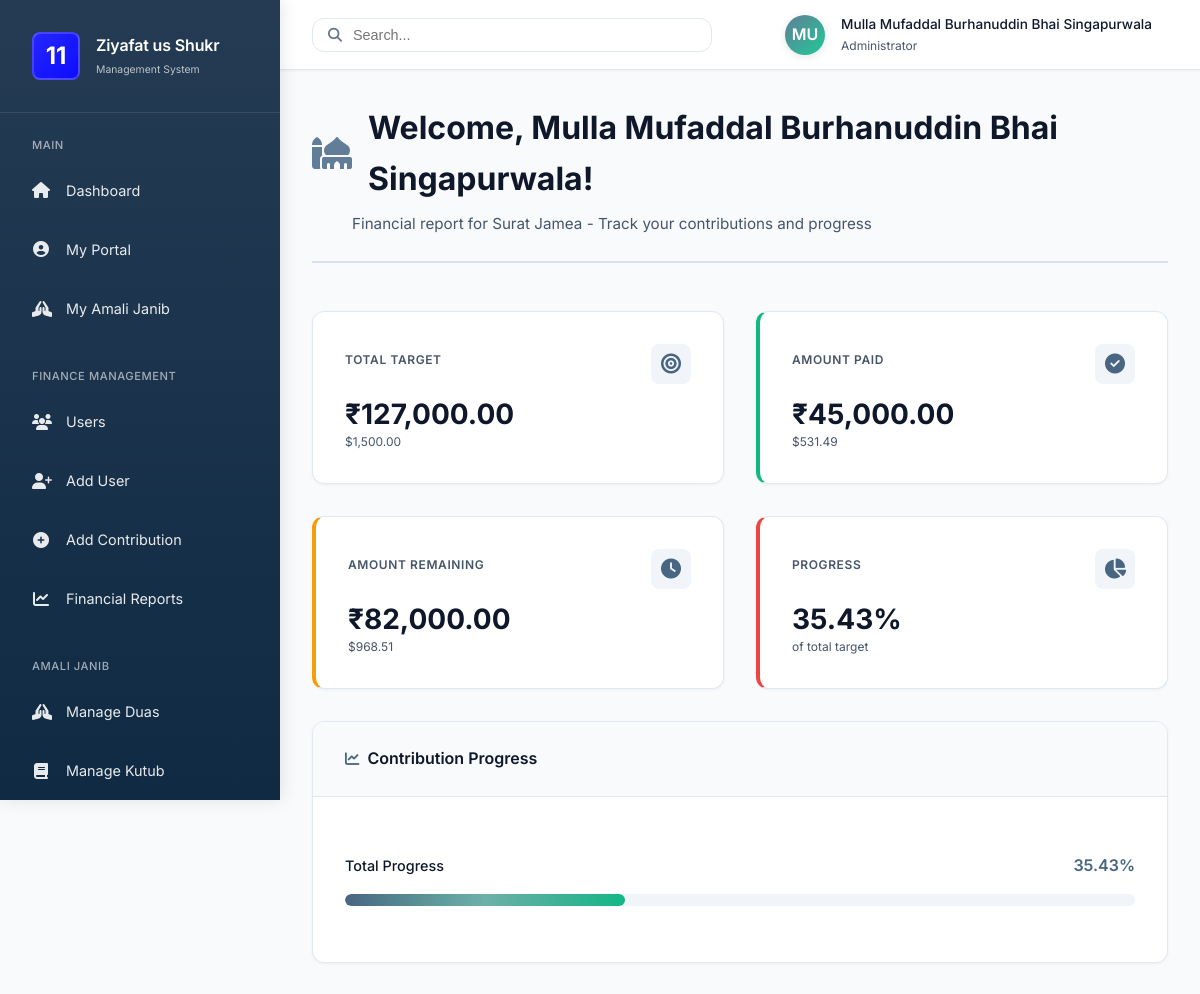
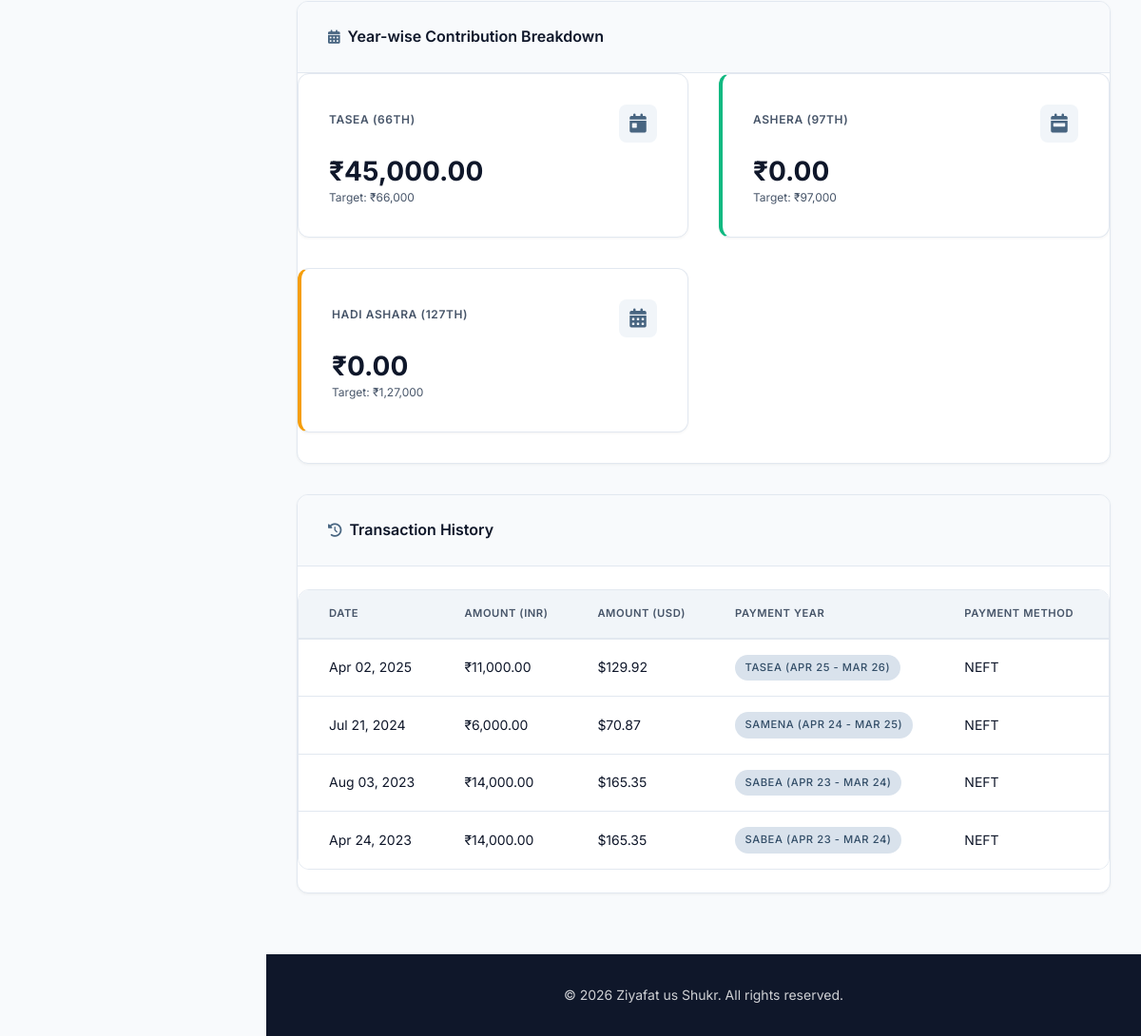
/user/surat_finance_report.php (signed in), run on the app's committed database (2 pictures, top to bottom).
### tables this page shows
CREATE TABLE `users` (
  `id` int(10) UNSIGNED NOT NULL,
  `its_number` varchar(50) NOT NULL,
  `tr_number` varchar(50) DEFAULT NULL,
  `category` enum('Surat','Marol','Karachi','Nairobi','Muntasib') DEFAULT NULL,
  `classification` enum('Talabat','Taalebaat','Muntasebeen','Muntasebaat') NOT NULL,
  `name` varchar(100) NOT NULL,
  `email` varchar(100) NOT NULL,
  `phone_number` varchar(20) DEFAULT NULL,
  `password` varchar(255) NOT NULL,
  `role` enum('user','admin') DEFAULT 'user',
  `admin_type` enum('super_admin','finance_admin','amali_coordinator','surat_amali_coordinator','marol_amali_coordinator','karachi_amali_coordinator','nairobi_amali_coordinator') DEFAULT NULL,
  `created_at` timestamp NOT NULL DEFAULT current_timestamp()
);

CREATE TABLE `system_settings` (
  `id` int(10) UNSIGNED NOT NULL,
  `target_amount_usd` decimal(10,2) DEFAULT 1500.00,
  `target_amount_inr` decimal(10,2) DEFAULT 127000.00,
  `exchange_rate` decimal(10,4) DEFAULT 84.6667
);

CREATE TABLE `contributions` (
  `id` int(10) UNSIGNED NOT NULL,
  `user_id` int(11) NOT NULL,
  `amount_usd` decimal(10,2) DEFAULT 0.00,
  `amount_inr` decimal(10,2) DEFAULT 0.00,
  `payment_year` varchar(20) DEFAULT NULL,
  `payment_date` date DEFAULT NULL,
  `payment_method` varchar(50) DEFAULT NULL,
  `transaction_reference` varchar(100) DEFAULT NULL,
  `notes` text DEFAULT NULL,
  `created_at` timestamp NOT NULL DEFAULT current_timestamp(),
  `created_by` int(11) DEFAULT NULL
);

### user/surat_finance_report.php (the view, shortened to what the rows shown need)
<?php
require_once '../config/database.php';
require_once '../includes/functions.php';
$css_path = '../assets/css/';
$user = get_user_by_id($conn, $_SESSION['user_id']);
$settings = get_system_settings($conn);
$contributions = get_user_contributions($conn, $_SESSION['user_id']);
$remaining_usd = $settings['target_amount_usd'] - $contributions['total_usd'];
$remaining_inr = $settings['target_amount_inr'] - $contributions['total_inr'];
$progress = calculate_percentage($contributions['total_usd'], $settings['target_amount_usd']);
$sql = "SELECT * FROM contributions WHERE user_id = ? ORDER BY payment_date DESC, created_at DESC";
$stmt = $conn->prepare($sql);
$stmt->bind_param("i", $_SESSION['user_id']);
$stmt->execute();
$transactions = $stmt->get_result();
require_once '../includes/header.php';
?>
<div class="container">
    <div class="page-header">
        <h1><i class="fas fa-mosque"></i> Welcome, <?php echo htmlspecialchars($user['name']); ?>!</h1>
        <p>Financial report for Surat Jamea - Track your contributions and progress</p>
    </div>
    <div class="stats-grid">
        <div class="stat-card">
            <div class="stat-card-header">
                <h4>Total Target</h4>
                <div class="stat-icon">
                </div>
            </div>
            <div class="stat-value"><?php echo format_currency($settings['target_amount_inr'], 'INR'); ?></div>
            <div class="stat-label"><?php echo format_currency($settings['target_amount_usd']); ?></div>
        </div>
        <div class="stat-card warning">
            <div class="stat-card-header">
                <h4>Amount Remaining</h4>
                <div class="stat-icon">
                </div>
            </div>
            <div class="stat-value"><?php echo format_currency($remaining_inr, 'INR'); ?></div>
            <div class="stat-label"><?php echo format_currency($remaining_usd); ?></div>
        </div>
        <div class="stat-card danger">
            <div class="stat-card-header">
                <h4>Progress</h4>
                <div class="stat-icon">
                </div>
            </div>
            <div class="stat-value"><?php echo $progress; ?>%</div>
            <div class="stat-label">of total target</div>
        </div>
    </div>
    <div class="card">
        <div class="progress-container">
            <div class="progress-label">
                <span class="progress-label-text">Total Progress</span>
                <span class="progress-label-value"><?php echo $progress; ?>%</span>
            </div>
        </div>
    </div>
    <div class="card">
        <div class="table-container">
            <?php if ($transactions->num_rows > 0): ?>
                <table>
                    <thead>
                        <tr>
                            <th>Date</th>
                            <th>Amount (INR)</th>
                            <th>Amount (USD)</th>
                            <th>Payment Year</th>
                            <th>Payment Method</th>
                        </tr>
                    </thead>
                    <tbody>
                        <?php
                        while ($transaction = $transactions->fetch_assoc()):
                            $year_label = get_payment_year_from_date($transaction['payment_date']);
                        ?>
                            <tr>
                                <td><?php echo date('M d, Y', strtotime($transaction['payment_date'])); ?></td>
                                <td><?php echo format_currency($transaction['amount_inr'], 'INR'); ?></td>
                                <td><?php echo format_currency($transaction['amount_usd']); ?></td>
                                <td>
                                    <span class="badge badge-primary">
                                        <?php echo $year_label; ?>
                                    </span>
                                </td>
                                <td><?php echo htmlspecialchars($transaction['payment_method']); ?></td>
                            </tr>
                        <?php endwhile; ?>
                    </tbody>
                </table>
            <?php else: ?>
                <p class="text-center">No transactions found.</p>
            <?php endif; ?>
        </div>
    </div>
</div>
<?php require_once '../includes/footer.php'; ?>

### includes/header.php (shortened to what the rows shown need)
<?php
require_once __DIR__ . '/functions.php';
?>
<!DOCTYPE html>
<html lang="en">
<head>
    <link rel="stylesheet" href="<?php echo isset($css_path) ? $css_path : '../assets/css/'; ?>style.css">
    <link rel="stylesheet" href="https://cdnjs.cloudflare.com/ajax/libs/font-awesome/6.4.0/css/all.min.css">
</head>
<body>
    <?php if (is_logged_in()): ?>
        <div class="app-layout">
            <aside class="sidebar" id="sidebar">
                <div class="sidebar-header">
                    <div class="sidebar-brand">
                        <div class="sidebar-brand-logo" style="width: 48px; height: 48px; display: flex; align-items: center; justify-content: center; font-size: 24px; font-weight: bold; background-color: BLUE; color: white; border-radius: 8px;">
                            11
                        </div>
                        <div class="sidebar-brand-text">
                            <h2>Ziyafat us Shukr</h2>
                            <p>Management System</p>
                        </div>
                    </div>
                </div>
                <nav class="sidebar-nav">
                    <?php if (is_admin()): ?>
                        <div class="nav-section">
                            <div class="nav-section-title">Main</div>
                            <div class="nav-item">
                                <a href="../admin/index.php" class="nav-link <?php echo basename($_SERVER['PHP_SELF']) == 'index.php' && strpos($_SERVER['PHP_SELF'], 'admin') !== false ? 'active' : ''; ?>">
                                    <i class="fas fa-home"></i>
                                    <span>Dashboard</span>
                                </a>
                            </div>
                            <div class="nav-item">
                                <a href="../user/index.php" class="nav-link <?php echo strpos($_SERVER['PHP_SELF'], 'user/index.php') !== false ? 'active' : ''; ?>">
                                    <i class="fas fa-user-circle"></i>
                                    <span>My Portal</span>
                                </a>
                            </div>
                            <div class="nav-item">
                                <a href="../user/amali_janib.php" class="nav-link <?php echo strpos($_SERVER['PHP_SELF'], 'user/amali_janib.php') !== false || strpos($_SERVER['PHP_SELF'], 'user/quran_tracking.php') !== false || strpos($_SERVER['PHP_SELF'], 'user/dua_tracking.php') !== false || strpos($_SERVER['PHP_SELF'], 'user/book_transcription.php') !== false ? 'active' : ''; ?>">
                                    <i class="fas fa-hands-praying"></i>
                                    <span>My Amali Janib</span>
                                </a>
                            </div>
                        </div>
                        <?php if (has_finance_access()): ?>
                            <div class="nav-section">
                                <div class="nav-section-title">Finance Management</div>
                                <div class="nav-item">
                                    <a href="../admin/view_users.php" class="nav-link <?php echo basename($_SERVER['PHP_SELF']) == 'view_users.php' ? 'active' : ''; ?>">
                                        <i class="fas fa-users"></i>
                                        <span>Users</span>
                                    </a>
                                </div>
                                <div class="nav-item">
                                    <a href="../admin/add_user.php" class="nav-link <?php echo basename($_SERVER['PHP_SELF']) == 'add_user.php' ? 'active' : ''; ?>">
                                        <i class="fas fa-user-plus"></i>
                                        <span>Add User</span>
                                    </a>
                                </div>
                                <div class="nav-item">
                                    <a href="../admin/add_contribution.php" class="nav-link <?php echo basename($_SERVER['PHP_SELF']) == 'add_contribution.php' ? 'active' : ''; ?>">
                                        <i class="fas fa-plus-circle"></i>
                                        <span>Add Contribution</span>
                                    </a>
                                </div>
                                <div class="nav-item">
                                    <a href="../admin/reports.php" class="nav-link <?php echo basename($_SERVER['PHP_SELF']) == 'reports.php' ? 'active' : ''; ?>">
                                        <i class="fas fa-chart-line"></i>
                                        <span>Financial Reports</span>
                                    </a>
                                </div>
                            </div>
                        <?php endif; ?>
                        <?php if (has_amali_access()): ?>
                            <div class="nav-section">
                                <div class="nav-section-title">Amali Janib</div>
                                <div class="nav-item">
                                    <a href="../admin/manage_duas.php" class="nav-link <?php echo basename($_SERVER['PHP_SELF']) == 'manage_duas.php' ? 'active' : ''; ?>">
                                        <i class="fas fa-hands-praying"></i>
                                        <span>Manage Duas</span>
                                    </a>
                                </div>
                                <div class="nav-item">
                                    <a href="../admin/manage_books.php" class="nav-link <?php echo basename($_SERVER['PHP_SELF']) == 'manage_books.php' ? 'active' : ''; ?>">
                                        <i class="fas fa-book"></i>
                                        <span>Manage Kutub</span>
                                    </a>
                                </div>
                            </div>
                        <?php endif; ?>
                    <?php endif; ?>
                </nav>
            </aside>
            <div class="main-wrapper">
                <header class="topbar">
                    <div class="topbar-left">
                        <div class="topbar-search">
                            <i class="fas fa-search"></i>
                            <input type="text" placeholder="Search...">
                        </div>
                    </div>
                    <div class="topbar-right">
                        <div class="topbar-user">
                            <div class="user-avatar">
                                <?php
                                $logged_in_user = get_user_by_id($GLOBALS['conn'], $_SESSION['user_id']);
                                echo strtoupper(substr($logged_in_user['name'], 0, 2));
                                ?>
                            </div>
                            <div class="user-info">
                                <h4><?php echo htmlspecialchars($logged_in_user['name']); ?></h4>
                                <p><?php echo is_admin() ? 'Administrator' : 'User'; ?></p>
                            </div>
                        </div>
                    </div>
                </header>
                <main class="main-content">
                <?php else: ?>
                <?php endif; ?>

### data on the page
users: name "MU", name "Mulla Mufaddal Burhanuddin Bhai Singapurwala"
system_settings: target_amount_inr "₹127,000.00", target_amount_usd "$1,500.00", target_amount_inr "₹82,000.00", target_amount_usd "$968.51", target_amount_usd "35.43"
contributions: payment_date "Apr 02, 2025", amount_inr "₹11,000.00", amount_usd "$129.92", payment_date "TASEA (APR 25 - MAR 26)", payment_method "NEFT"
contributions: payment_date "Jul 21, 2024", amount_inr "₹6,000.00", amount_usd "$70.87", payment_date "SAMENA (APR 24 - MAR 25)", payment_method "NEFT"
contributions: payment_date "Aug 03, 2023", amount_inr "₹14,000.00", amount_usd "$165.35", payment_date "SABEA (APR 23 - MAR 24)", payment_method "NEFT"
contributions: payment_date "Apr 24, 2023", amount_inr "₹14,000.00", amount_usd "$165.35", payment_date "SABEA (APR 23 - MAR 24)", payment_method "NEFT"

### other printed values
format_currency($contributions['total_inr'], 'INR') "₹45,000.00"
format_currency($contributions['total_usd']) "$531.49"
format_currency($contributions['current_year_inr'], 'INR') "₹45,000.00"
format_currency($contributions['next_year_inr'], 'INR') "₹0.00"
format_currency($contributions['final_year_inr'], 'INR') "₹0.00"
